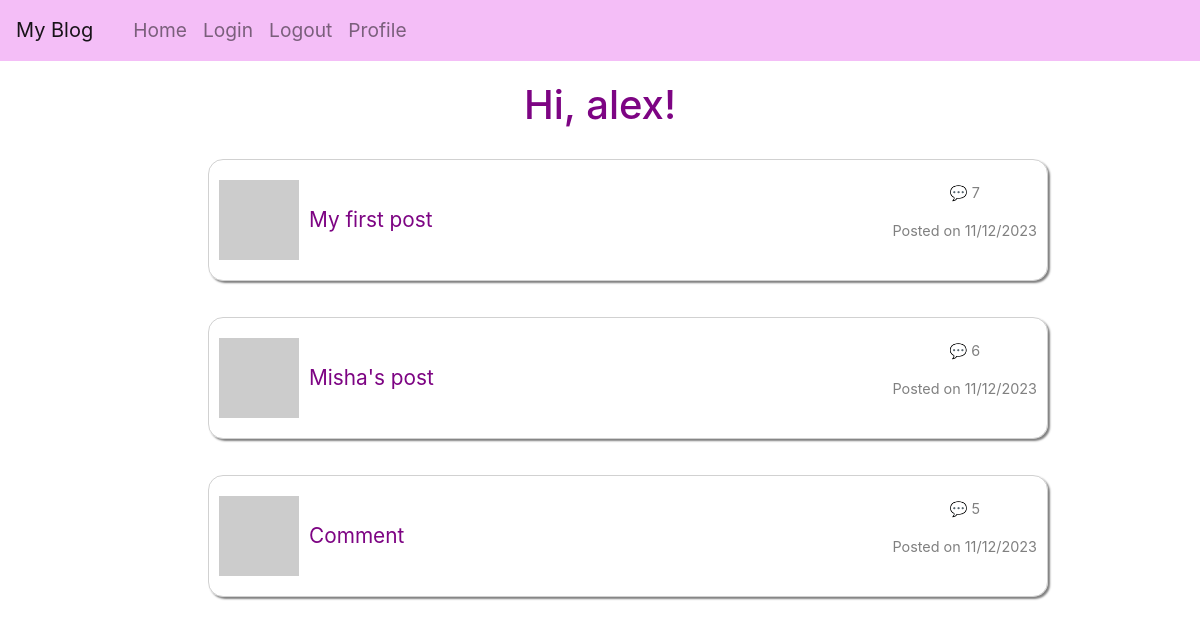
Before: /home (signed in) with the older database file.
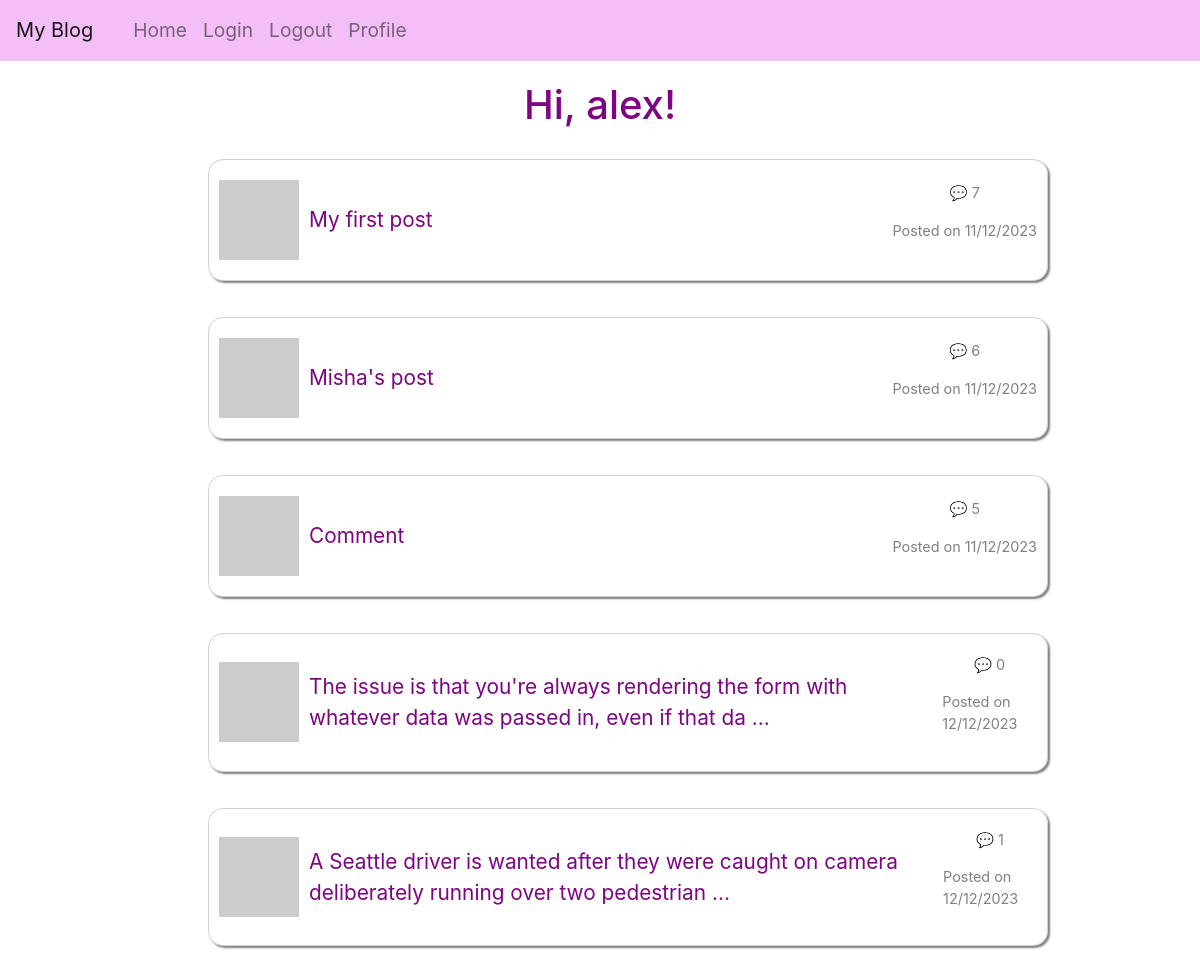
After: the same page with the newer database file.
### app/models/models.py (models this page shows, shortened)
class User(UserMixin, db.Model):
    __tablename__ = "user"
    id = db.Column(db.Integer, primary_key=True)
    username = db.Column(String(64), unique=True, nullable=False)
    email = db.Column(db.String(120), unique=True, nullable=False)
    isAdmin = db.Column(db.Boolean, nullable=False)
    password_hash = db.Column(String(256))
    profile_image = db.Column(String(256))
    info = db.Column(String(256))
    posts = db.relationship('Post', back_populates='user', cascade='all, delete-orphan')
    comments = db.relationship('Comment', back_populates='user', cascade='all, delete-orphan')
    @login.user_loader
    def load_user(id):
        return db.session.get(User, int(id))
    def get_avatar(self, size):
        digest = md5(self.email.lower().encode('utf-8')).hexdigest()
        self.profile_image = f'https://www.gravatar.com/avatar/{digest}?d=identicon&s={size}'
        return self.profile_image

class Post(db.Model):
    __tablename__ = "post"
    id = db.Column(db.Integer, primary_key=True)
    body = db.Column(String(2500))
    timestamp = db.Column(DateTime, default=func.now())
    user_id = db.Column(db.Integer, db.ForeignKey('user.id'), nullable=False)
    user = db.relationship('User', back_populates='posts')
    comments = db.relationship('Comment', back_populates='post', cascade='all, delete-orphan')
    def get_comments_length(self):
        commments = Comment.query.filter_by(post_id=self.id).all()
        return len(commments)

### app/routes/routes.py (the view)
@app.route('/')
@app.route('/home')
@login_required
def index():
    posts = Post.query.all()
    return render_template("index.html", title='Home Page', posts=posts)

### app/templates/index.html (shortened to what this page needs)
{% extends "base.html" %} {% block content %}
<h1 class="greeting">Hi, {{current_user.username }}!</h1>
{% if posts %} {% for post in posts %}
<div class="posts">
    <ul>
        <a href="{{url_for('post', id=post.id)}}" class="post-link">
            <li class="post">
                <div class="avatar-comment">
                    <img src="{{ post.user.get_avatar(20) }}" />
                    {% if post.body|length > 100 %} {{ post.body[0:100] }} ...
                    {%else %} {{ post.body }} {% endif %}
                </div>
                <div class="comments-date">
                    <p>💬 {{post.get_comments_length()}}</p>
                    <p>Posted on {{post.timestamp.strftime('%d/%m/%Y')}}</p>
                </div>
            </li></a
        >
    </ul>
</div>
{% endfor %} {% else %}
<h4>Be the first to create a post</h4>
{% endif %} {% endblock %}

### app/templates/base.html (shortened to what this page needs)
<html>
    <head>
        <link
            rel="stylesheet"
            href="https://maxcdn.bootstrapcdn.com/bootstrap/4.0.0-beta.3/css/bootstrap.min.css"
        />
        <link rel="stylesheet" href="../static/style.css" />
    </head>
    <body>
        <nav class="navbar navbar-expand-lg navbar-light">
            <a class="navbar-brand" href="{{url_for('index')}}">My Blog</a>
            <div class="collapse navbar-collapse" id="navbarSupportedContent">
                <ul class="navbar-nav mr-auto">
                    <li class="nav-item">
                        <a class="nav-link" href="{{url_for('index')}}">Home</a>
                    </li>
                    <li class="nav-item">
                        <a class="nav-link" href="{{url_for('login')}}"
                            >Login</a
                        >
                    </li>
                    <li class="nav-item">
                        <a class="nav-link" href="{{url_for('logout')}}"
                            >Logout</a
                        >
                    </li>
                    <li class="nav-item">
                        <a
                            class="nav-link"
                            href="{{url_for('user', username=current_user.username)}}"
                            >Profile</a
                        >
                    </li>
                </ul>
            </div>
        </nav>
         {% block content %}{% endblock %}
    </body>
</html>

### app/static/style.css (style rules this page uses)
* { margin: 0; box-sizing: border-box; }
html { scroll-behavior: smooth; }
a { cursor: pointer; text-decoration: none; color: rgb(223, 71, 231); }
ul { list-style-type: none; margin-left: 1rem; font-size: larger; }
.navbar { background: rgba(223, 71, 231, 0.35); }
.greeting { text-align: center; color: rgb(125, 4, 131); margin: 20px 0; }
.posts { display: flex; flex-direction: column; align-items: center; }
.post { margin: 10px; border: 1px solid rgba(128, 128, 128, 0.364); border-radius: 15px; padding: 20px 10px; box-shadow: 2px 2px 2px grey; width: 70vw; display: flex; flex-direction: row; justify-content: space-between; align-items: center; gap: 20px; }
.comments-date { display: flex; flex-direction: column; font-size: 0.9rem; align-items: center; color: grey; margin: 0; }
.avatar-comment { display: flex; gap: 10px; align-items: center; color: rgb(125, 4, 131); }
.comments-date p { display: flex; flex-direction: column; align-items: flex-end; }
a .post { color: rgb(125, 4, 131); font-size: 1.3rem; }

Changed rows visible on the page:
added Post: body "The issue is that you're always rendering the form with whatever data was passed in, even if that da", get_comments_length "0", timestamp "12/12/2023"
added Post: body "A Seattle driver is wanted after they were caught on camera deliberately running over two pedestrian", get_comments_length "1", timestamp "12/12/2023"
